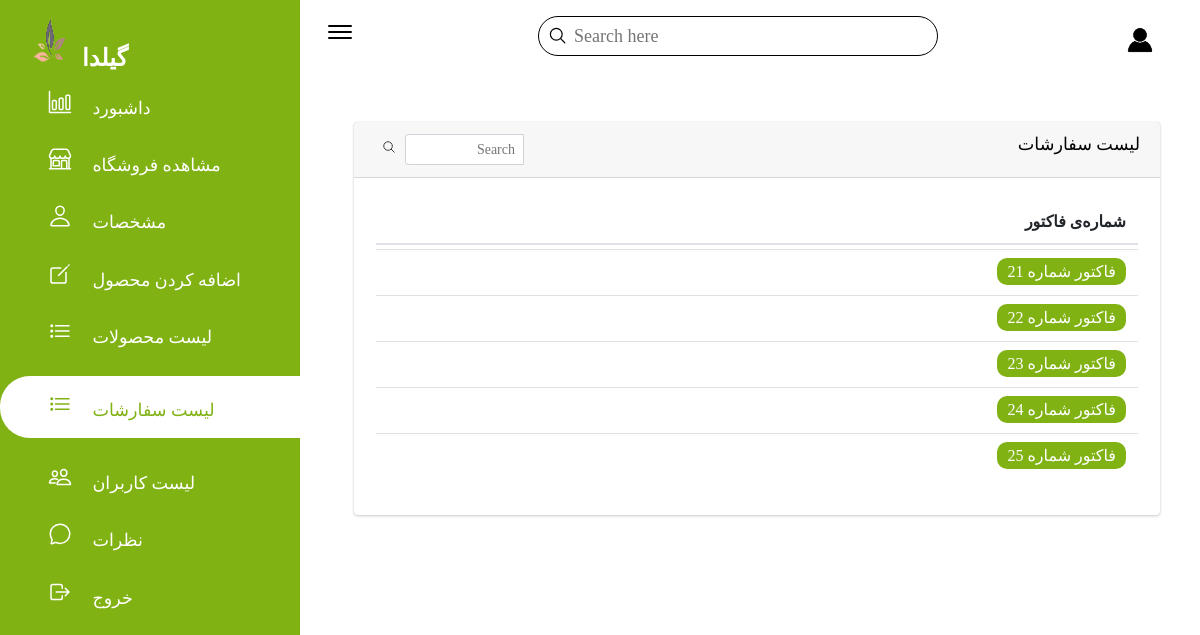
The page /admin/orders.php on the database its author committed.
### tables this page shows
CREATE TABLE `orders` (
  `id` int(11) NOT NULL,
  `user_email` text DEFAULT NULL,
  `product_ids` varchar(11) DEFAULT NULL,
  `total` int(11) DEFAULT NULL,
  `is_paid` int(11) DEFAULT NULL
);

### admin/orders.php (the view, shortened to what this page needs)
<?php require_once '../config/config.php'; ?>
<?php
$getOrders = mysqli_query($db, "SELECT * FROM orders");
?>
<!doctype html>
<html lang="en">
<head>
  <link href="../css/styleadmin.css" rel="stylesheet" />
  <link href="../css/responsive.css" rel="stylesheet" />
</head>
<body class="prders">
        <div class="sidebar">
            <div class="sidebar-brand">
                <h2><img  src="../images/icon.PNG" width="50px" height="50px"><span>گیلدا</span></h2>
            </div>
            <div class="sidebar-menu">
                <ul>
                    <li class="list">
                        <a href="adminPanel.php">
                            <span class="icon"><ion-icon name="bar-chart-outline"></ion-icon></span>
                            <span class="title">داشبورد</span>
                        </a>
                    </li>
                    <li class="list">
                        <a href="../index.php">
                            <span class="icon"><ion-icon name="storefront-outline"></ion-icon></span>
                            <span class="title">مشاهده فروشگاه</span>
                        </a>
                    </li>
                    <li class="list">
                        <a href="admin_about.php">
                            <span class="icon"><ion-icon name="person-outline"></ion-icon></span>
                            <span class="title">مشخصات</span>
                        </a>
                    </li>
                    <li class="list">
                        <a href="add_products.php">
                            <span class="icon"><ion-icon name="create-outline"></ion-icon></span>
                            <span class="title">اضافه کردن محصول</span>
                        </a>
                    </li>
                    <li class="list">
                        <a href="products.php">
                            <span class="icon"><ion-icon name="list-outline"></ion-icon></span>
                            <span class="title">لیست محصولات</span>
                        </a>
                    </li>
                    <li class="list active">
                        <a href="orders.php">
                            <span class="icon"><ion-icon name="list-outline"></ion-icon></span>
                            <span class="title">لیست سفارشات</span>
                        </a>
                    </li>
                    <li class="list">
                        <a href="users.php">
                            <span class="icon"><ion-icon name="people-outline"></ion-icon></span>
                            <span class="title">لیست کاربران</span>
                        </a>
                    </li>
                    <li class="list">
                        <a href="comments.php">
                            <span class="icon"><ion-icon name="chatbubble-outline"></ion-icon></span>
                            <span class="title">نظرات</span>
                        </a>
                    </li>
                    <li class="list">
                        <a href="../config/logOut.php">
                            <span class="icon"><ion-icon name="log-out-outline"></ion-icon></span>
                            <span class="title">خروج</span>
                        </a>
                    </li>
                </ul>
            </div>
        </div>
    <div class="main-content">
        <header>
                <h1>
                    <label for="nav-toggle">
                        <span><ion-icon name="menu-outline"></ion-icon></span>
                    </label>
                </h1>
            <div class="search-wrappar">
                <label>
                    <span><ion-icon name="search-outline"></ion-icon></span>
                    <input type="Search" placeholder="Search here"/>
                </label>
            </div>
            <div class="user-wrappar">
                <img src="../images/usericon.png" width="40px" height="40px">
            </div>
        </header>
        <main>
            <div class="content">
                <div class="content-2">
                    <div class="row">
                        <div class="col-12">
                            <div class="card">
                                <div class="card-header">
                                    <h3 class="card-title">لیست سفارشات</h3>
                                    <div class="card-tools">
                                        <div class="input-group input-group-sm" style="width: 150px;">
                                            <input type="text" name="table_search" class="form-control float-right" placeholder="Search">
                                            <div class="input-group-append">
                                                <button type="submit" class="btn btn-default"><ion-icon name="search-outline"></ion-icon</button>
                                            </div>
                                        </div>
                                    </div>
                                </div>
                                <div class="card-body table-responsive p-0">
                                    <table class="table table-hover">
                                        <thead>
                                            <tr>
                                                <th>شماره‌ی فاکتور</th>
                                            </tr>
                                        </thead>
                                        <tbody>
                                            <tr>
                                                <?php while ($row = mysqli_fetch_array($getOrders)) { ?>
                                            <tr>
                                                    <td>
                                                        <a class="btn" href="order_detail.php?order-id=<?php echo $row['id'] ?>">  فاکتور شماره   <?php echo $row['id'] ?></a>
                                                    </td>
                                            </tr>
                                                <?php } ?>
                                            </tr>
                                        </tbody>
                                    </table>
                                </div>
                            </div>
                        </div>
                    </div>
              </div>
            </div>
        </main>
    </div>
</body>
</html>

### rows shown on the page
orders: id "21"
orders: id "22"
orders: id "23"
orders: id "24"
orders: id "25"
